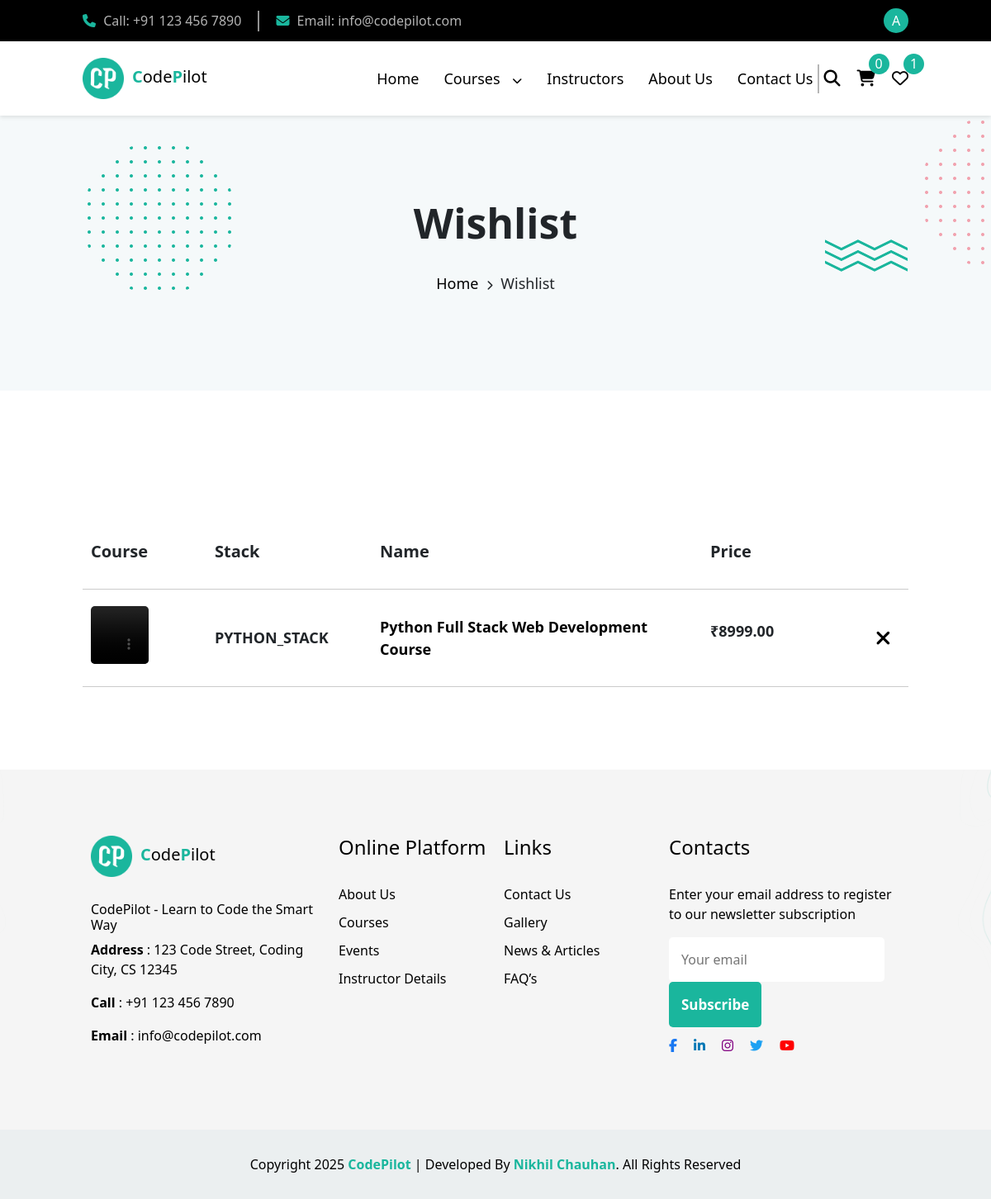
Screenshot of /favorites/ (signed in) with the database file from the repository.
### code_pilot_app/models.py (models this page shows, shortened)
class Favorite(models.Model):
    user = models.ForeignKey(User, on_delete=models.CASCADE)
    course = models.ForeignKey('Course', on_delete=models.CASCADE)
    class Meta:
        unique_together = ('user', 'course')  # Prevent duplicates

class Course(models.Model):
    CATEGORY_CHOICES = [
        ('full_stack', 'Full Stack Development'),
        ('mobile_app', 'Mobile App Development'),
        ('data_science', 'Data Science'),
        ('data_analytics', 'Data Analytics'),
        ('software_testing', 'Software Testing'),
        ('digital_marketing', 'Digital Marketing'),
        ('ux_ui', 'UX/UI Design'),
        ('cyber_security', 'Cyber Security'),
    ]
    SUBCATEGORY_CHOICES = [
        ('mern_stack', 'MERN Stack'),
        ('python_stack', 'Python Stack'),
        ('java_stack', 'Java Stack'),
        ('dotnet_stack', 'DotNet Stack'),
        ('android', 'Android'),
        ('ios', 'iOS'),
        ('flutter_app', 'Flutter App'),
        ('flutter_app_development', 'Flutter App Development'),
        ('data_science_training', 'Data Science Training'),
        ('machine_learning_training', 'Machine Learning Training'),
        ('data_analytics_training', 'Data Analytics Training'),
        ('business_analytics_training', 'Business Analytics Training'),
        ('software_testing_training', 'Software Testing Training'),
        ('selenium_automation_training', 'Selenium Automation Training'),
        ('manual_testing_training', 'Manual Testing Training'),
        ('digital_marketing_training', 'Digital Marketing Training'),
        ('ux_ui_training', 'UX-UI Training'),
        ('ethical_hacking_training', 'Ethical Hacking Training'),
    ]
    course_name = models.CharField(max_length=200)
    short_description = models.TextField()
    long_description = models.TextField()
    category = models.CharField(max_length=50, choices=CATEGORY_CHOICES)
    subcategory = models.CharField(max_length=50, choices=SUBCATEGORY_CHOICES, blank=True, null=True)
    learning_outcomes = models.TextField()
    price = models.DecimalField(max_digits=10, decimal_places=2)
    instructor = models.ForeignKey(Instructor, on_delete=models.CASCADE, related_name='courses', null=True, blank=True)
    duration = models.CharField(max_length=50)
    students_enrolled = models.PositiveIntegerField()
    language = models.CharField(max_length=50)
    certification = models.CharField(max_length=100)
    rating = models.FloatField()
    promo_video = models.FileField(upload_to='course_videos/', blank=True, null=True)  # FileField for manual upload
    technologies_covered = models.TextField()
    old_price = models.DecimalField(max_digits=10, decimal_places=2)
    discount_percent = models.PositiveIntegerField()
    badge = models.CharField(max_length=50, blank=True, null=True)
    level = models.CharField(max_length=50, blank=True, null=True)  # e.g., Beginner, Intermediate, Advanced
    lessons_count = models.PositiveIntegerField(default=0)

### code_pilot_app/views.py (the view)
    def wrapper(request, *args, **kwargs):
        if not request.user.is_authenticated:
            messages.warning(request, "Please login or register to access this page.")
            return redirect('index')
        return view_func(request, *args, **kwargs)

### code_pilot_app/context_processors.py (called while the page is built)
def cart_total_processor(request):
    if request.user.is_authenticated:
        cart_items = Cart.objects.filter(user=request.user)
        total = sum(item.course.price for item in cart_items)
        return {'cart_total': total}
    return {'cart_total': 0}

def global_data(request):
    return {
        'courses': Course.objects.all()[:4],
        'instructors': Instructor.objects.all()[:4],
        'allcourses': Course.objects.all(),
    }

### code_pilot_app/views.py (called while the page is built)
def login_required_redirect(view_func):
    def wrapper(request, *args, **kwargs):
        if not request.user.is_authenticated:
            messages.warning(request, "Please login or register to access this page.")
            return redirect('index')
        return view_func(request, *args, **kwargs)
    return wrapper

@login_required_redirect
def view_favorites(request):
    favorites = Favorite.objects.filter(user=request.user)
    return render(request, 'favorites.html', {'favorites': favorites})

### templates/favorites.html (shortened to what this page needs)
{% extends "base.html" %}
{% block body %}
<section class="contact-sec1">
  <div class="contact-relative-div">
    <h1>Wishlist</h1>
    <p><a href="{% url 'index' %}">Home</a> <i class="fa-solid fa-chevron-right"></i> Wishlist</p>
    <div class="contact-absu1 follow-cursor"><img src="../static/image/hbg1.png" alt="img"></div>
    <div class="contact-absu2 follow-cursor"><img src="../static/image/hbg4.png" alt="img"></div>
    <div class="contact-absu3 follow-cursor"><img src="../static/image/hbg5.png" alt="img"></div>
  </div>
</section>
<section class="cart-sec1">
  {% if favorites %}
  <table class="fav-table">
    <thead>
      <tr>
        <th style="width: 15%;">Course</th>
        <th style="width: 20%;">Stack</th>
        <th style="width: 40%;">Name</th>
        <th style="width: 20%;">Price</th>
        <th style="width: 5% ;"></th>
      </tr>
    </thead>
    <tbody id="fav-list">
      {% for fav in favorites %}
      <tr class="fav-item" data-id="{{ fav.course.id }}">
        <td>
          <video width="100%" height="200" controls style="border-top-left-radius: 3px;border-top-right-radius:3px;">
            <source src="{{ fav.course.promo_video.url }}" type="video/mp4" />
          </video>
        </td>
        <td style="text-transform: uppercase;">{{ fav.course.subcategory }}</td>
        <td>
          <a href="{% url 'course_detail' fav.course.id %}" class="take-detail">
            <p>{{ fav.course.course_name }}</p>
          </a>
        </td>
        <td>
          <p>₹{{ fav.course.price }}</p>
        </td>
        <td><button type="button" class="remove-favorite" data-id="{{ fav.course.id }}"><i
              class="fa-solid fa-xmark"></i></button></td>
      </tr>
      {% endfor %}
    </tbody>
  </table>
  {% endif %}
</section>
{% endblock %}

### templates/base.html (shortened to what this page needs)
{% load static %}
<!DOCTYPE html>
<html lang="en">
<head>
    <link rel="stylesheet" href="{% static 'css/style.css' %}" />
    <link rel="stylesheet" href="https://cdn.jsdelivr.net/npm/bootstrap@4.0.0/dist/css/bootstrap.min.css"
 />
    <link rel="stylesheet" href="https://cdnjs.cloudflare.com/ajax/libs/font-awesome/6.7.2/css/all.min.css"
 />
    <link href="https://cdn.jsdelivr.net/npm/bootstrap@5.3.6/dist/css/bootstrap.min.css" rel="stylesheet">
    <link href="https://getbootstrap.com/docs/5.3/assets/css/docs.css" rel="stylesheet">
    <link rel="stylesheet" href="https://cdn.jsdelivr.net/npm/aos@2.3.4/dist/aos.css" />
</head>
<body>
    <div class="headerDiv">
        <div class="headertextDiv">
            <p class="headertext">
                <i class="fa-solid fa-phone hicon"></i>
                Call: +91 123 456 7890
            </p>
            <span></span>
            <p class="headertext">
                <i class="fa-solid fa-envelope hicon"></i>
                Email: info@codepilot.com
            </p>
        </div>
        <div class="hoverParent">
            {% if request.user.is_authenticated %}
            {% if not request.user.is_superuser %}
            <p class="nameIcon">{{ request.user.username|slice:":1"|upper }}</p>
            <div class="hoverDiv">
                <a href="{% url 'profile' %}" class="atag">
                    <button class="parentbtn">My Profile</button>
                </a>
                <a href="{% url 'logout' %}" class="atag">
                    <button class="parentbtn">Logout</button>
                </a>
            </div>
            {% elif request.session.admin_verified %}
            <p class="nameIcon">{{ request.user.username|slice:":1"|upper }}</p>
            {% endif %}
            {% else %}
            <button type="button" class="btn btn-primary hbtn" data-toggle="modal" data-target="#exampleModalCenter">
                Login / Register
            </button>
            {% endif %}
        </div>
    </div>
    <header>
        <div class="header">
            <a href="{% url 'index' %}" class="logolink">
                <img src="{% static 'image/logo.png' %}" alt="CodePilot Logo" class="logo"><b>C</b>ode<b>P</b>ilot
            </a>
            <ul class="headerul">
                <a href="{% url 'index' %}">
                    <li>Home</li>
                </a>
                <div class="hover-course-opntainer">
                    <a href="{% url 'courses' %}">
                        <li>Courses <i class="fa-solid fa-chevron-down" style="margin-left: 10px; font-size: 12px;"></i>
                        </li>
                    </a>
                </div>
                <a href="{% url 'instructors' %}">
                    <li>Instructors</li>
                </a>
                <a href="{% url 'about_us' %}">
                    <li>About Us</li>
                </a>
                <a href="{% url 'contact_us' %}">
                    <li>Contact Us</li>
                </a>
            </ul>
            <span class="emptyspan"></span>
            <div class="headerbtns">
                <button class="" type="button" data-bs-toggle="offcanvas" data-bs-target="#offcanvasTop"
                    aria-controls="offcanvasTop"><i class="fa-solid fa-magnifying-glass"></i></button>
                <div class="mycart-container">
                    <a href="{% url 'view_cart' %}"> <button><i class="fa-solid fa-cart-shopping"></i><span
                                id="cart-count" class="countspan">{{request.user.cart_set.count}}</span></button></a>
                </div>
                <a href="{% url 'view_favorites' %}"> <button><i class="fa-regular fa-heart"></i><span
                            id="wishlist-count"
                            class="countspan">{{request.user.favorite_set.count}}</span></button></a>
            </div>
        </div>
    </header>
    {% block body %}
    {% endblock %}
    <footer>
        <div class="mainfooter">
            <div class="footerDiv1">
                <a href="{% url 'index' %}" class="logolink">
                    <img src="{% static 'image/logo.png' %}" alt="CodePilot Logo" class="logo"><b>C</b>ode<b>P</b>ilot
                </a>
                <h6 style="color: black !important;">CodePilot - Learn to Code the Smart Way</h6>
                <p><strong>Address</strong> : 123 Code Street, Coding City, CS 12345</p>
                <p class="hover"><strong>Call</strong> : +91 123 456 7890</p>
                <p class="hover"><strong>Email</strong> : info@codepilot.com</p>
            </div>
            <div class="footerDiv2">
                <h4>Online Platform</h4>
                <ul>
                    <a href="{% url 'about_us' %}">
                        <li>About Us</li>
                    </a>
                    <a href="{% url 'courses' %}">
                        <li>Courses</li>
                    </a>
                    <a href="#">
                        <li>Events</li>
                    </a>
                    <a href="#">
                        <li>Instructor Details</li>
                    </a>
                </ul>
            </div>
            <div class="footerDiv3">
                <h4>Links</h4>
                <ul>
                    <a href="{% url 'contact_us' %}">
                        <li>Contact Us</li>
                    </a>
                    <a href="#">
                        <li>Gallery</li>
                    </a>
                    <a href="#">
                        <li>News & Articles</li>
                    </a>
                    <a href="#">
                        <li>FAQ’s</li>
                    </a>
                </ul>
            </div>
            <div class="footerDiv4">
                <h4>Contacts</h4>
                <p>Enter your email address to register to our newsletter subscription</p>
                <form action="{% url 'subscribe_email' %}" method="post" class="footerForm">
                    <input type="email" name="email" placeholder="Your email" class="footerInp" required>
                    <button type="submit" class="footerBtn">Subscribe</button>
                </form>
                <ul class="socialMediaLinks">
                    <li><a href="#" style="color: #1877F2;"><i class="fa-brands fa-facebook-f"></i></a></li>
                    <li><a href="#" style="color: #0077B5;"><i class="fa-brands fa-linkedin-in"></i></a></li>
                    <li><a href="#" style="color: purple;"><i class="fa-brands fa-instagram"></i></a></li>
                    <li><a href="#" style="color: #1DA1F2;"><i class="fa-brands fa-twitter"></i></a></li>
                    <li><a href="#" style="color: red;"><i class="fa-brands fa-youtube"></i></a></li>
                </ul>
            </div>
        </div>
        <div class="footerlast">
            <p> Copyright 2025 <b>CodePilot</b> | Developed By <b>Nikhil Chauhan</b>. All Rights Reserved</p>
        </div>
    </footer>
</body>
</html>

### rows the page displays
Favorite: course.subcategory "PYTHON_STACK", course.course_name "Python Full Stack Web Development Course", course.price "8999.00"

### other values shown
{{ request.user.username|slice:":1"|upper }} "A"
{{ request.user.cart_set.count }} "0"
{{ request.user.favorite_set.count }} "1"
